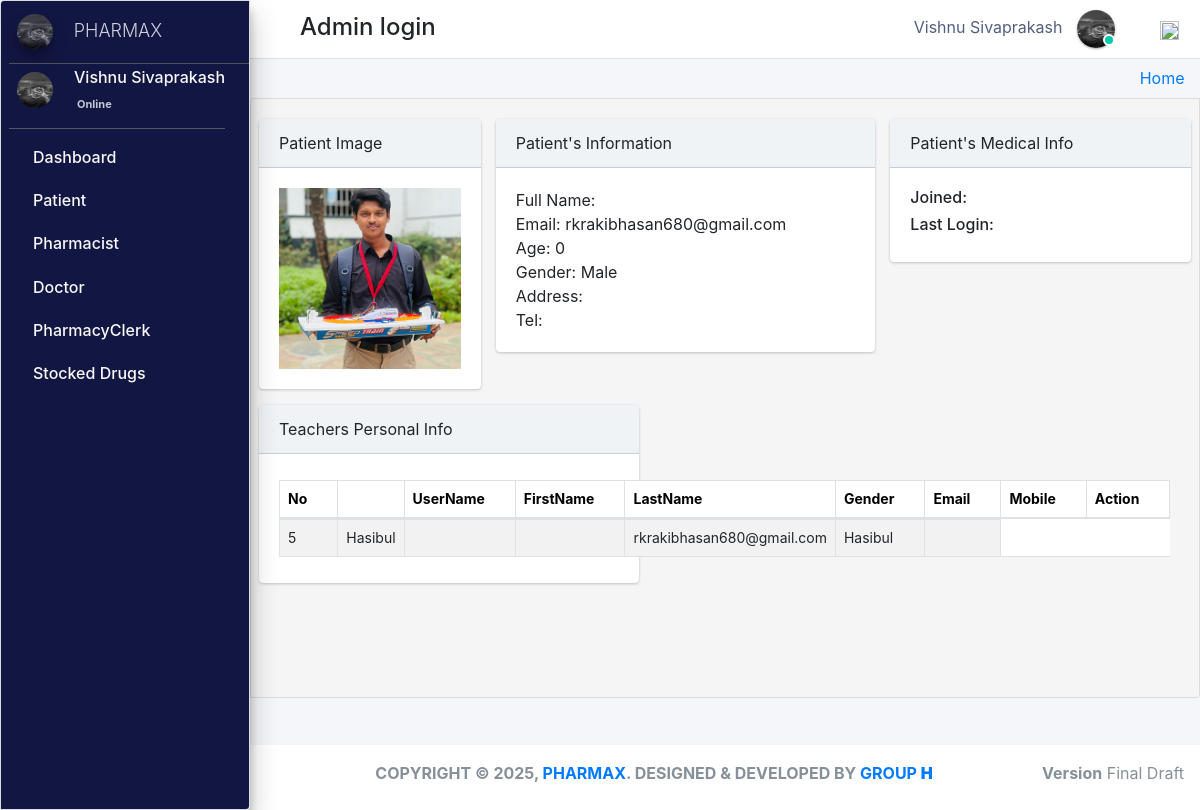
Screenshot of /admin_user/patient_personalRecords/3/ (signed in) with the database file from the repository.
### pharmacy/models.py (models this page shows, shortened)
class CustomUser(AbstractUser):
    user_type_data = ((1, "AdminHOD"), (2, "Pharmacist"), (3, "Doctor"), (4, "PharmacyClerk"),(5, "Patients"))
    user_type = models.CharField(default=1, choices=user_type_data, max_length=10)

class AdminHOD(models.Model):
    gender_category=(
        ('Male','Male'),
        ('Female','Female'),
    )
    admin = models.OneToOneField(CustomUser,null=True, on_delete = models.CASCADE)
    emp_no= models.CharField(max_length=100,null=True,blank=True)
    gender=models.CharField(max_length=100,null=True,choices=gender_category)
    mobile=models.CharField(max_length=10,null=True,blank=True)
    address=models.CharField(max_length=300,null=True,blank=True)
    profile_pic=models.ImageField(default="admin.png",null=True,blank=True)
    created_at = models.DateTimeField(auto_now_add=True)
    updated_at = models.DateTimeField(auto_now=True)
    date_employed=models.DateTimeField(auto_now_add=True, auto_now=False)
    objects = models.Manager()

class Patients(models.Model):
    gender_category=(
        ('Male','Male'),
        ('Female','Female'),
    )
    admin = models.OneToOneField(CustomUser,null=True, on_delete = models.CASCADE)
    reg_no=models.CharField(max_length=30,null=True,blank=True,unique=True)
    gender=models.CharField(max_length=7,null=True,blank=True,choices=gender_category)
    first_name=models.CharField(max_length=20,null=True,blank=True)
    last_name=models.CharField(max_length=20,null=True,blank=True)
    dob=models.DateTimeField(auto_now_add= False, auto_now=False,null=True,blank=True)
    phone_number=models.CharField(max_length=10,null=True,blank=True)
    profile_pic=models.ImageField(default="patient.jpg",null=True,blank=True)
    age= models.IntegerField(default='0', blank=True, null=True)
    address=models.CharField(max_length=300,null=True,blank=True)
    date_admitted=models.DateTimeField(auto_now_add=True, auto_now=False)
    last_updated = models.DateTimeField(auto_now_add=False, auto_now=True)

class Dispense(models.Model):
    patient_id = models.ForeignKey(Patients, on_delete=models.DO_NOTHING,null=True)
    drug_id = models.ForeignKey(Stock, on_delete=models.SET_NULL,null=True,blank=False)
    dispense_quantity = models.PositiveIntegerField(default='1', blank=False, null=True)
    taken=models.CharField(max_length=300,null=True, blank=True)
    stock_ref_no=models.CharField(max_length=300,null=True, blank=True)
    instructions=models.TextField(max_length=300,null=True, blank=False)
    dispense_at = models.DateTimeField(auto_now_add=True,null=True, blank=True)

### pharmacy/HODViews.py (the view)
# urls.py: path('admin_user/patient_personalRecords/<pk>/',HODViews.patient_personalRecords,name='patient_record'),
def patient_personalRecords(request,pk):
    patient=Patients.objects.get(id=pk)
    prescrip=patient.prescription_set.all()
    stocks=patient.dispense_set.all()
    context={
        "patient":patient,
        "prescription":prescrip,
        "stocks":stocks
    }
    return render(request,'hod_templates/patient_personalRecords.html',context)

### pharmacy/LoginCheckMiddleWare.py (called while the page is built, shortened)
    def process_view(self, request, view_func, view_args, view_kwargs):
        modulename = view_func.__module__
        user = request.user
        if user.is_authenticated:
            if user.user_type == "1":
                if modulename == "pharmacy.HODViews":
                    pass
                elif modulename == "":
                    pass
                elif modulename == "pharmacy.views" or modulename == "django.views.static":
                    pass
                else:
                    pass
            else:
                return redirect("login")
        else:
            if request.path == reverse("login"):
                pass
            else:
                return redirect("login")

### pharmacy/templates/hod_templates/patient_personalRecords.html (shortened to what this page needs)
{% extends 'hod_templates/base_template.html'%} {% block main_content %}
<div class="content">
    <div class="row pt">
        <div class="col-lg-3">
            <div class="card">
                <div class="card-header">
                     Patient Image
                </div>
                <div class="card-body d-flex justify-content-center">
                    <img src="{{patient.profile_pic.url}}" class="img-fluid" />
                </div>
            </div>
        </div>
        <div class="col-lg-5">
            <div class="card">
                <div class="card-header">
                     Patient's Information
                </div>
                <div class="card-body">
                    <tbody>
                        <tr>
                            <td>Full Name: {{patient.patientname}}</td>
                            <br>
                            <td>Email: {{ patient.admin.email }}</td>
                            <br>
                            <td>Age: {{ patient.age }}</td>
                            <br>
                            <td>Gender: {{ patient.gender }}</td>
                            <br>
                            <td>Address: {{ patient.adresss }}</td>
                            <br>
                            <td>Tel: {{ patient.mobile }}</td>
                        </tr>
                    </tbody>
                </div>
            </div>
        </div>
        <div class="col-lg-4">
            <div class="card">
                <div class="card-header">
                     Patient's Medical Info
                </div>
                <div class="card-body">
                    <h6>Joined: </h6>
                    <h6>Last Login: </h6>
                </div>
            </div>
        </div>
        <div class="col-lg-5">
            <div class="card">
                <div class="card-header">
                     Teachers Personal Info
                </div>
                <div class="card-body">
                    <table class="table table-bordered table-hover dataTable">
                        <thead>
                            <tr>
                                <th>No</th>
                                <th></th>
                                <th>UserName</th>
                                <th>FirstName</th>
                                <th>LastName</th>
                                <th>Gender</th>
                                <th>Email</th>
                                <th>Mobile</th>
                                <th class="text-center">Action</th>
                            </tr>
                        </thead>
                        <tbody>
                            {% for stock in stocks %}
                            <tr>
                                <td>{{stock.dispense_quantity}}</td>
                                <td>{{stock.patient_id.first_name}}</td>
                                <td>{{stock.sto}}</td>
                                <td>{{stock.quantity}}</td>
                                <td>{{patient.admin.email}}</td>
                                <td>{{stock.patient_id.first_name}}</td>
                                <td>
                            </tr>
                            {% endfor %}
                        </tbody>
                    </table>
                </div>
            </div>
        </div>
    </div>
</div>
{% endblock %}

### pharmacy/templates/hod_templates/base_template.html (shortened to what this page needs)
{% extends 'base_file.html' %} {% block htm %}
<body class="hold-transition sidebar-mini layout-fixed">
    <div class="wrapper">
        <nav class="main-header navbar navbar-expand navbar-white navbar-light">
            <ul class="navbar-nav">
                <li class="nav-item">
                    <a class="nav-link" data-widget="pushmenu" href="#" role="button"></a>
                </li>
            </ul>
            <h4 style="margin-left: 10px; margin-top: 5px;">Admin login </h4>
            <ul class="navbar-nav ml-auto">
                <li class="mx-3">
                    <a href="#" class="sm-submenu-with-image a">
                        <span>{{user.first_name}}  {{user.last_name}}</span>
                        <img src="{{request.user.adminhod.profile_pic.url}}" class="img-circle elevation-1" width="38" height="38" alt="">
                        <span class="avatar-status avatar-sm-status avatar-status-success"></span>
                    </a>
                </li>
                <li class="nav-item dropdown ml-3 low">
                    <a href="#" class="btn btn-outlined btn-black text-muted bg-transparent " data-toggle="dropdown" aria-expanded="false" data-wow-delay="0.7s"><img src="https://img.icons8.com/ios/50/000000/settings.png" width="19" height="19">
                    </a>
                </li>
            </ul>
        </nav>
        {% include 'hod_templates/sidebar.html'%}
        <div class="content-wrapper">
            <div class="content-header">
                <div class="container-fluid">
                    <div class="row ">
                        <div class="col-sm-6">
                        </div>
                        <div class="col-sm-6 ">
                            <ol class="breadcrumb float-sm-right">
                                <li class="breadcrumb-item"><a href="">Home</a></li>
                            </ol>
                        </div>
                    </div>
                </div>
            </div>
            {% block main_content %} {% endblock main_content %}
        </div>
        {% include 'hod_templates/footer.html'%}
    </div>
    {% endblock htm %}

### pharmacy/templates/hod_templates/sidebar.html (shortened to what this page needs)
<aside class="main-sidebar sidebar-dark-primary elevation-4">
    <a href="" class="brand-link ml-2">
        <img src="{{request.user.adminhod.profile_pic.url}}" alt="" width="36" height="36" class=" img-circle elevation-3" style="opacity: .8">
        <span class="brand-text font-weight-light mt-1 ml-3 mmust">PHARMAX</span>
    </a>
    <div class="sidebar">
        <div class="user-panel mr-3">
            <div class="pull-left image sm-submenu-with-image a ml-2 ">
                <img src="{{request.user.adminhod.profile_pic.url}}" class="img-circle mt-2" width="36" height="36" alt="User Image">
            </div>
            <div class="pull-left info">
                <p>{{user.first_name}} {{user.last_name}}</p>
                <a href="#"> Online</a>
            </div>
        </div>
        <nav class="mt-2">
            <ul class="nav nav-pills nav-sidebar flex-column" data-widget="treeview" role="menu" data-accordion="false">
                <li class="nav-item">
                    <a href="{% url  'admin_dashboard' %}" class="nav-link">
                        <p>
                            Dashboard
                        </p>
                    </a>
                </li>
                <li class="nav-item">
                    <a href="#" class="nav-link">
                        <p>
                            Patient
                        </p>
                    </a>
                </li>
                <li class="nav-item">
                    <a href="#" class="nav-link">
                        <p>
                            Pharmacist
                        </p>
                    </a>
                </li>
                <li class="nav-item">
                    <a href="#" class="nav-link">
                        <p>
                            Doctor
                        </p>
                    </a>
                </li>
                <li class="nav-item">
                    <a href="#" class="nav-link">
                        <p>
                            PharmacyClerk
                        </p>
                    </a>
                </li>
                <li class="nav-item">
                    <a href="#" class="nav-link">
                        <p>
                            Stocked Drugs
                        </p>
                    </a>
                </li>
            </ul>
        </nav>
    </div>
</aside>

### static/css/main.css (style rules this page uses)
html { font-family: sans-serif; line-height: 1.15; -webkit-text-size-adjust: 100%; -webkit-tap-highlight-color: transparent; }
body { overflow-y: hidden; overflow-x: hidden; font-family: -apple-system, BlinkMacSystemFont, "Segoe UI", Roboto, "Helvetica Neue", Arial, "Noto Sans", sans-serif, "Apple Color Emoji", "Segoe UI Emoji", "Segoe UI Symbol", "Noto Color Emoji" !important; }
th { color: rgb(0, 0, 0); font-size: 14px !important; }
.content { background-color: #f5f5f5; border: 1px solid #dddddd; border-radius: 4px 0px 4px 0px; left: -1px; padding: 10px 7px 5px; }
.main-sidebar { background: #ffffff; border: 1px solid #dddddd; border-radius: 4px 0px 4px 0px; font-weight: bold; }
.content { height: 75vh; overflow-y: scroll; overflow-x: hidden; }
.content .row { margin-top: 20px !important; }
.main-sidebar { background-color: #121642 !important; color: white !important; }
.main-sidebar p { color: #f8f8f8 !important; font-weight: 500 !important }
td { font-size: 14px !important; }
.avatar-status { position: absolute; bottom: 12px; right: 75.4px; display: -ms-inline-flexbox; display: inline-flex; -ms-flex-negative: 0; flex-shrink: 0; -ms-flex-pack: center; justify-content: center; -ms-flex-align: center; align-items: center; white-space: nowrap; text-align: center; vertical-align: baseline; font-weight: 600; border: .125rem solid #fff; width: 12px; height: 12px; line-height: 1; font-size: .71094rem; border-radius: 50%; }
.avatar-status-success { color: #fff; background-color: #00c9a7; }
.table>tbody>tr>td, .table>tbody>tr>th, .table>tfoot>tr>td, .table>tfoot>tr>th, .table>thead>tr>td, .table>thead>tr>th { padding: 8px; line-height: 1.42857143; vertical-align: top; }
.pt .card-header { padding: 0.75rem 1.25rem; margin-bottom: 0; background-color: #f0f3f5; border-bottom: 1px solid #c2cfd6; }
.pull-left { float: left; }
.pull-left { float: left!important; }
.user-panel>.info { padding: 5px 5px 5px 15px; line-height: 1; position: absolute; left: 55px; }
.user-panel>.info>p { font-weight: 600; margin-bottom: 9px; }
p { margin: 0 0 10px; }
.user-panel { padding-bottom: 20px; }
.user-panel:after { clear: both; }
.user-panel:before, .user-panel:after { content: " "; display: table; }
.user-panel>.info>a { text-decoration: none; padding-right: 5px; margin-top: 3px; font-size: 11px; overflow: hidden; white-space: nowrap; }
.mmust { overflow: hidden; white-space: nowrap; font-size: 18px; }
.table { background: white !important; }
.container-fluid { width: 100%; padding-right: 15px; padding-left: 15px; margin-right: auto; margin-left: auto; }
.row { display: flex; flex-wrap: wrap; margin-right: -15px; margin-left: -15px; }
.d-flex { display: flex !important; z-index: 44; }
.d-flex { display: flex !important; }
.table tbody tr:nth-of-type(odd) { background-color: rgba(0, 0, 0, .05) !important; }
.table tbody tr:nth-of-type(odd) { background-color: rgba(197, 197, 197, 0.05) !important; }
.img-circle { border-radius: 50%; }
.content-wrapper .content-header { padding: 5px 0.5rem !important; }

### static/css/profile.css (style rules this page uses)
li { list-style-type: none ! }
.navbar-nav span { color: #525f7f !important; margin-right: 10px !important; }
body { font-family: 'Rubik', sans-serif; height: 100% !important; }
.table tbody tr:nth-of-type(odd) { background-color: rgba(0, 0, 0, .05) !important; }

### rows the page displays
CustomUser: first_name "Vishnu", last_name "Sivaprakash", user.adminhod.profile_pic (picture)
Patients: profile_pic (picture), admin.email "rkrakibhasan680@gmail.com", age "0", gender "Male"
Dispense: dispense_quantity "5", patient_id.first_name "Hasibul"
